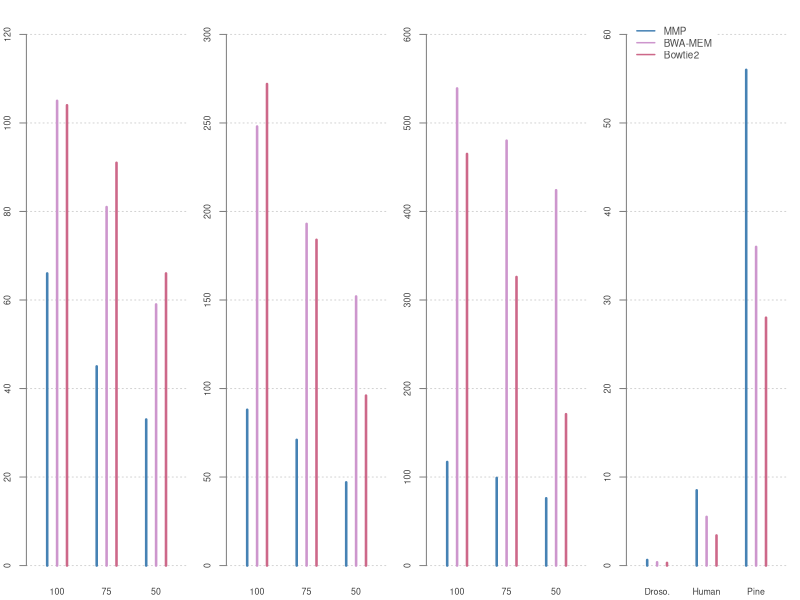

Generate this figure with R:
d100 = c(66,  105, 104)
d75  = c(45,  81,  91)
d50  = c(33,  59,  66)
h100 = c(88,  248, 272)
h75  = c(71,  193, 184)
h50  = c(47,  152, 96)
p100 = c(117, 539, 465)
p75  = c(99,  480, 326)
p50  = c(76,  424, 171)

dmem = c(0.63, 0.37, 0.30)
hmem = c(8.5,  5.5,  3.4)
pmem = c(56,   36,   28)

pdf("timem.pdf", height=2, width=6, useDingbats=FALSE)
par(mfrow=c(1,4))
par(mar=c(1,2,1,1))

x = c(0.8,1.0,1.2, 1.8,2.0,2.2, 2.8,3.0,3.2)

COL = c("steelblue", "plum3", "palevioletred3")

plot(x, c(d100, d75, d50), type="n",
   panel.first=grid(nx=NA, ny=NULL), ylim=c(0,120), xlim=c(0.5, 3.5),
   bty="n", xaxt="n", yaxt="n", xlab="", ylab="")
points(x, c(d100, d75, d50), col=COL, type="h", lwd=2.5)
axis(side=2, cex.axis=.8, col="grey50", col.axis="grey25")
axis(side=1, cex.axis=.8, col="grey50", col.axis="grey25",
   at=1:3, labels=c(100,75,50), tick=FALSE, line=-1.2)

plot(x, c(h100, h75, h50), type="n",
   panel.first=grid(nx=NA, ny=NULL), ylim=c(0,300), xlim=c(0.5, 3.5),
   bty="n", xaxt="n", yaxt="n", xlab="", ylab="")
points(x, c(h100, h75, h50), col=COL, type="h", lwd=2.5)
axis(side=2, cex.axis=.8, col="grey50", col.axis="grey25")
axis(side=1, cex.axis=.8, col="grey50", col.axis="grey25",
   at=1:3, labels=c(100,75,50), tick=FALSE, line=-1.2)

plot(x, c(p100, p75, p50), type="n",
   panel.first=grid(nx=NA, ny=NULL), ylim=c(0,600), xlim=c(0.5, 3.5),
   bty="n", xaxt="n", yaxt="n", xlab="", ylab="")
points(x, c(p100, p75, p50), col=COL, type="h", lwd=2.5)
axis(side=2, cex.axis=.8, col="grey50", col.axis="grey25")
axis(side=1, cex.axis=.8, col="grey50", col.axis="grey25",
   at=1:3, labels=c(100,75,50), tick=FALSE, line=-1.2)

plot(x, c(dmem, hmem, pmem), type="n",
   panel.first=grid(nx=NA, ny=NULL), ylim=c(0,60), xlim=c(0.5, 3.5),
   bty="n", xaxt="n", yaxt="n", xlab="", ylab="")
points(x, c(dmem, hmem, pmem), col=COL, type="h", lwd=2.5)
axis(side=2, cex.axis=.8, col="grey50", col.axis="grey25")
axis(side=1, cex.axis=.8, col="grey50", col.axis="grey25",
   at=1:3, labels=c("Droso.","Human", "Pine"), tick=FALSE, line=-1.2)

legend(x="topleft", inset=.01, lwd=1.5, text.col="grey30",
   col=c("steelblue", "plum3", "palevioletred3"),
   legend=c("MMP", "BWA-MEM", "Bowtie2"), bg="white",
   box.col=NA, cex=.9)

dev.off()
